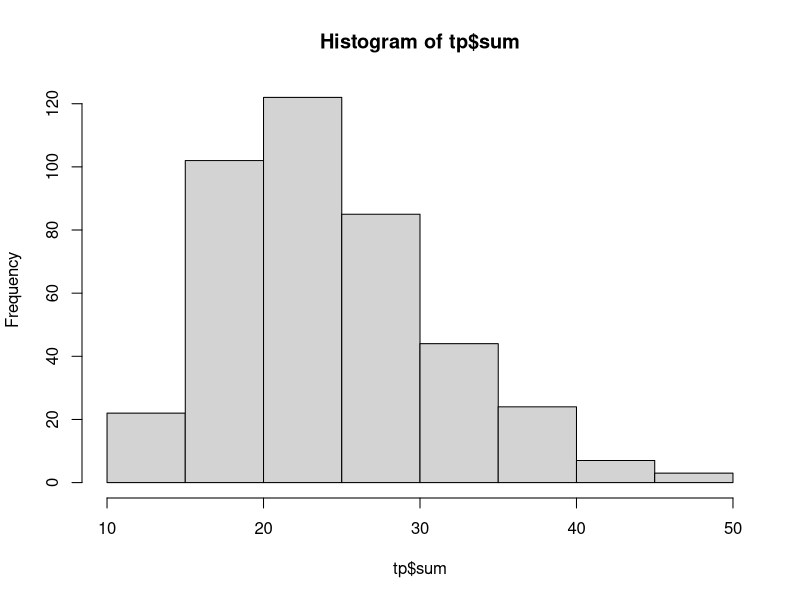

The R script that drew this image:

##############
## Termin 4 ##
##############

## Wir arbeiten heute mit dem Technophobie-Datensatz
## weiter.

tp <- read.csv("technophobie.csv")

## TP1 Irgendwie fuehle ich mich einfach aengstlich,
##     wenn ich auf einen Computer zugehe.

## TP2 Computer regen mich auf.

## TP3 Ich denke, die meisten Leute koennen einen
##     Computer besser bedienen als ich.

## TP4 Ich fuehle mich frustriert, wenn ich einen
##     Computer benutze.

## TP5 Wenn ich an Computer denke, werde ich nervoes.

## TP6 Computer schuechtern mich ein.

## TP7 Ich bin dagegen, dass Computer unser
##     alltaegliches Leben so bestimmen.

## TP8 Ich habe mehr Vertrauen zu einem Menschen als zu
##     einem Computer.

## TP9 Die Geldangelegenheiten von Menschen sollten
##     nicht von Computern erledigt werden.

## TP10 Ich fuehle mich wohl, wenn ich Computer benutze. (-)

## TP11 Computer machen den Alltag einfacher. (-)

## TP12 Ich finde es angenehm, dass Computer so bequem
##      sind. (-)

## Antworten wurden auf einer Likert-Skala mit 5
## Abstufungen gegeben; diese hatte an den Extremwerten
## die Beschriftungen "Trifft keinesfalls zu" (= 1) und
## "Trifft stark zu" (= 5). Items 10 - 12 sind negativ
## gepolt, d.h. hier zeigt staerkere Zustimmung
## *weniger* Technophobie an.

## ---



#############################################
##               Aufgabe 0                 ##
## Relative Anteile kategorialer Variablen ## 
##          Die Funktion table()           ##
#############################################

## (a) Wie kann ich mir die Verteilung des Geschlechts
## ausgeben lassen?

sum(tp$geschlecht == "weiblich")
sum(tp$geschlecht == "maennlich")
mean(tp$geschlecht == "weiblich")
mean(tp$geschlecht == "maennlich")

## Alternative: die Funktion table()
table(tp$geschlecht)

## (b) Wie bekomme ich den relativen Anteil, wenn ich
## die Funktion table verwende? [Hinweis: Die Ausgabe
## von table verhaelt sich wie ein Vektor]
table(tp$geschlecht) / nrow(tp)

## Kreuztabelle -- verknuepfe zwei kategoriale Variablen
table(tp$geschlecht, tp$TP1)

## (c) Wie bekomme ich die relativen
## Antwortverteilungen nach Geschlecht? (Das machen wir
## nicht mit der Funktion table, sondern einfach mit
## logischen Vektoren, wie wir es schon kennen)

ist_weiblich <- tp$geschlecht == "weiblich"
table(tp$TP1[ist_weiblich]) / sum(ist_weiblich)
table(tp$TP1[!ist_weiblich]) / sum(!ist_weiblich)



##############################
##        Aufgabe 1         ##
## Verteilung der Antworten ##
##############################

## (a) Wie viele Personen haben beim Item "Computer
## schuechtern mich ein." eher ihre Zustimmung
## signalisiert, also eine 4 oder 5 angegeben. Welchem
## relativen Anteil entspricht das?

sum(tp$TP6 >= 4)
mean(tp$TP6 >= 4) ## es war eine Online-Studie ;-)

## (b) Gebt die Alterswerte der Personen aus, die beim
## Item "Computer schuechtern mich ein." eher ihre
## Zustimmung signalisiert haben. Berechnet den
## mittleren Wert des Alters dieser Personen und
## vergleicht ihn mit dem Gesamtmittelwert des Alters.

tp$alter[tp$TP6 >= 4]
## uebersichtlicher:
sort(tp$alter[tp$TP6 >= 4])

mean(tp$alter[tp$TP6 >= 4])
mean(tp$alter, na.rm = TRUE)

## (c) Wie viele Personen stimmten eher zu, dass andere
## Personen Computer besser bedienen koennen als sie
## selbst (Item TP3), UND sie sich frustriert fuehlen,
## wenn sie einen Computer benutzen (Item TP4) - Wert
## von mindestens 4 signalisiert jeweils Zustimmung.

sum(tp$TP3 >= 4 & tp$TP4 >= 4)

###############
## Aufgabe 2 ##
###############

## Die Items sind unterschiedlich gepolt: Bei manchen
## Items bedeutet Zustimmung eine hohe Auspraegung in
## der jeweiligen Eigenschaft (Items 1-9), bei manchem
## Items eine niedrige (Items 10-12). Um eine
## Gesamtsumme fuer die Technophobie-Skala zu
## bestimmen, muessen die Itemwerte in die selbe
## Richtung interpretierbar sein. Das heisst, dass wir
## fuer die negativ gepolten Items (hoher Wert =
## niedrige Auspraegung) wie folgt eine Invertierung
## der Werte durchfuehren:

## 1 -> 5
## 2 -> 4
## 3 -> 3
## 4 -> 2
## 5 -> 1

## Diese Umpolung kann man mit der folgenden Formel
## duchfuehren (Der hoechste Skalenwert ist hier 5):

## Invertierter Wert = Ursprungswert * (-1) + Hoechster Skalenwert + 1

## (a) Berechnet invertierte Itemwerte fuer alle
## negativ gepolten Items. Haengt die berechneten
## Vektoren als Spalte an den data.frame in der Variablen tp an.

tp$TP10_inv <- tp$TP10 * (-1) + 6
tp$TP11_inv <- tp$TP11 * (-1) + 6
tp$TP12_inv <- tp$TP12 * (-1) + 6

## (b) Berechnet einen Gesamt-Summenwert ueber alle 12
## Items (das heisst= Pro Person ein Technophobie-
## Summenwert; haengt diesen Summenwert als Spalte an 
## den data.frame tp an)

tp$sum <- tp$TP1 + tp$TP2 + tp$TP3 + tp$TP4 + tp$TP5 +
  tp$TP6 + tp$TP7 + tp$TP8 + tp$TP9 + tp$TP10_inv +
  tp$TP11_inv + tp$TP12_inv

## (c) Erstellt ein Histogram des Summenwerts.

hist(tp$sum)

###########################
##       Aufgabe 3       ##
## Ernsthafte Teilnahmen ##
###########################

## (a) Gibt es Personen, die allen Aussagen vollkommen
## zugestimmt haben? Wenn ja, welche Fallnummern
## gehoeren zu diesen Personen?

durchgeklickt <- (tp$TP1 + tp$TP2 + tp$TP3 + tp$TP4 +
    tp$TP5 + tp$TP6 + tp$TP7 + tp$TP8 + tp$TP9 +
    tp$TP10 + tp$TP11 + tp$TP12) == (12 * 5)

sum(durchgeklickt)
tp$casenum[durchgeklickt]

## Wir lernen bald Moeglichkeiten kennen, wie man nicht
## alle Spalten einzeln anwaehlen muss, um solche
## Operationen durchzufuehren

## (b) Gibt es Personen, die andere Formen des
## (vermutlich) nicht ernsthaften Antwortens gezeigt
## haben, also bspw. immer denselben Wert angekreuzt
## haben?

sum(tp$TP1 == tp$TP2 &
    tp$TP2 == tp$TP3 &
    tp$TP3 == tp$TP4 &
    tp$TP4 == tp$TP5 &
    tp$TP5 == tp$TP6 &
    tp$TP6 == tp$TP7 &
    tp$TP7 == tp$TP8 &
    tp$TP8 == tp$TP9 &
    tp$TP9 == tp$TP10 &
    tp$TP10 == tp$TP11 &
    tp$TP11 == tp$TP12)

## So geht es in einer Zeile; aber was hier passiert 
## ist bei weitem nicht trivial (dieser Code muss also 
## nicht verstanden werden)
Reduce("&", lapply(tp[, paste0("TP", 2:12)], function(x) tp$TP1 == x))

## Uff, das ist nicht so praktisch; wir haetten gerne
## die Moeglichkeit solche Operationen einfacher direkt
## auf ganze data.frames anzuwenden

##############################
##         Aufgabe 4        ##
## Inter-Item-Korrelationen ##
##############################

## De Funktion `cor()` berechnet die Korrelation
## zwischen den Antworten in zwei Items, nimmt also als
## Argumente zwei numerische Vektoren entgegen.

## (a) Berechnet die Korrelation zwischen den Items TP5
## und TP6.
cor(tp$TP5, tp$TP6)

## Wie ist diese Korrelation zu interpretieren? (schaut
## euch an, wie die Items formuliert sind)

## (b) Berechnet die Korrelation zwischen den Items TP5
## und TP8.
cor(tp$TP5, tp$TP8)

## (c) Berechnet die Korrelation zwischen den Items TP2
## und TP10. Nutzt einmal das invertierte und einmal
## das nicht-invertierte Item 10. Korreliert auch Item
## 10 mit dem invertierten Item 10.
cor(tp$TP2, tp$TP10)
cor(tp$TP2, tp$TP10_inv)
cor(tp$TP10, tp$TP10_inv)

